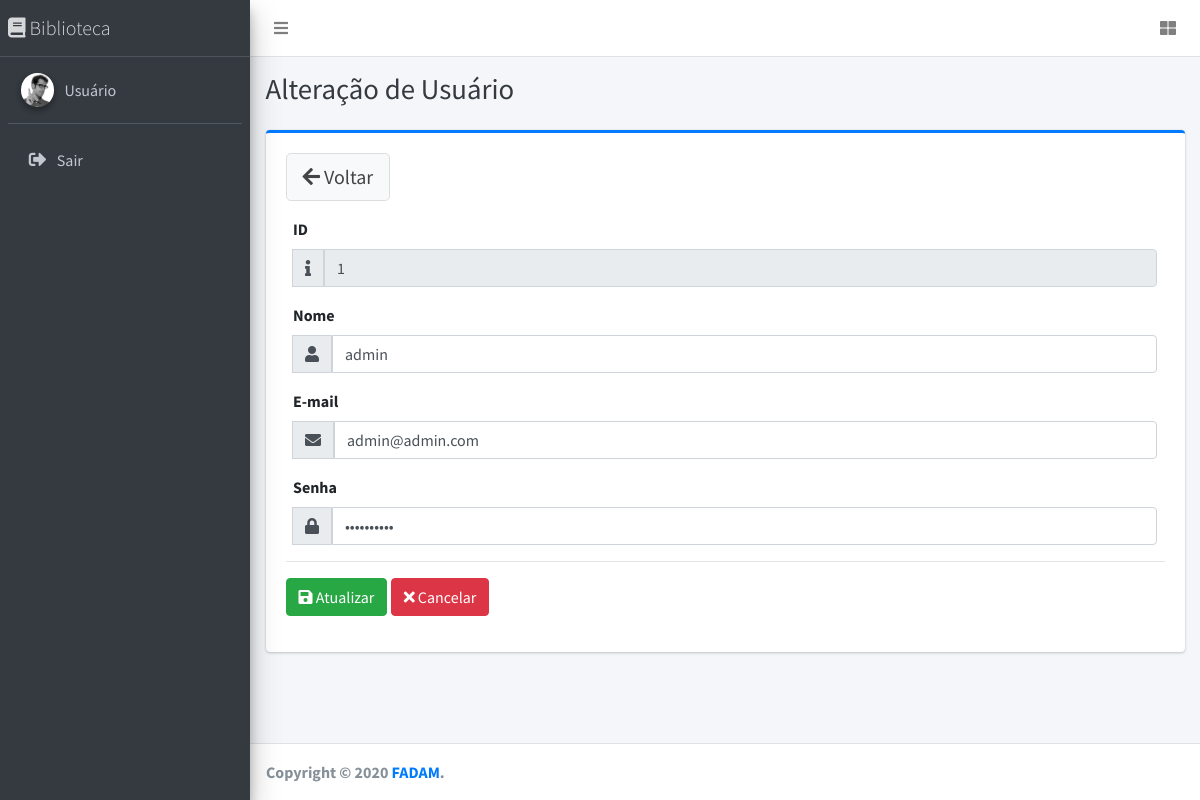
The app's page /usuario/frmalt.php?id=1 (signed in) with its own data.
### tables this page shows
CREATE TABLE `tbusuario` (
  `id_usuario` int(11) UNSIGNED NOT NULL,
  `nome` varchar(50) DEFAULT NULL,
  `email` varchar(80) DEFAULT NULL,
  `senha` varchar(20) DEFAULT NULL
);

### db/PdoConexao.class.php (called while the page is built)
<?php
class PdoConexao{
	private static $instancia;
	public static function getInstancia(){
			if(!isset(self::$instancia)){
				try{
					$dns = 'mysql:host=localhost;dbname=dbbiblioteca';
					$usuario = 'root';
					$senha = '';
					self::$instancia = new PDO($dns,$usuario,$senha);
					self::$instancia->setAttribute(PDO::ATTR_ERRMODE, PDO::ERRMODE_EXCEPTION);
				}catch(PDOException $excecao){
					echo $excecao->getMessage();
					exit();
				}
			}
			return self::$instancia;
	}
}
?>

### db/UsuarioCRUD.class.php (called while the page is built, shortened)
<?php
class UsuarioCRUD implements InterfaceCRUD{
	private $instanciaConexaoPdoAtiva;
	private $tabela;
	public function __construct(){
		$this->instanciaConexaoPdoAtiva = PdoConexao::getInstancia();
		$this->tabela = 'tbusuario';
	}
	public function ler($id){
		$sql = "select * from {$this->tabela} where id_usuario=:id";
		try{
			$operacao = $this->instanciaConexaoPdoAtiva->prepare($sql);
			$operacao->bindValue(":id",$id,PDO::PARAM_INT);
			$operacao->execute();
			$linha=$operacao->fetch(PDO::FETCH_OBJ);
			$nome=$linha->nome;
			$email=$linha->email;
			$senha=$linha->senha;
			$usuario = new Usuario($nome,$email,$senha);
			$usuario->setId($id);
 			return $usuario;
		}catch(PDOException $excecao){
			echo $excecao->getMessage();
		}
	}
}
?>

### db/Usuario.class.php (called while the page is built, shortened)
<?php
class Usuario{
	private $id = null;
	private $nome;
	private $email;
	private $senha;
	public function __construct($nome, $email, $senha){
		$this->nome = $nome;
		$this->email = $email;
		$this->senha = $senha;
	}
	public function getId(){
		return $this->id;
	}
	public function getNome(){
		return $this->nome;
	}
	public function getEmail(){
		return $this->email;
	}
	public function getSenha(){
		return $this->senha;
	}
	public function setId($id){
		$this->id = $id;
	}
}
?>

### usuario/frmalt.php (the view, shortened to what this page needs)
<?php
  if(isset($_GET['id'])){
	include('../db/PdoConexao.class.php');
	include('../db/Usuario.class.php');
	include('../db/UsuarioCRUD.class.php');
	$usuarioCRUD = new UsuarioCRUD();
	$busca = $usuarioCRUD->ler($_GET['id']);
  }
?>
<!DOCTYPE html>
<html lang="en">
<head>
  <link rel="stylesheet" href="../plugins/fontawesome-free/css/all.min.css">
  <link rel="stylesheet" href="../dist/css/adminlte.min.css">
</head>
<body class="hold-transition sidebar-mini">
<div class="wrapper">
  <nav class="main-header navbar navbar-expand navbar-white navbar-light">
    <ul class="navbar-nav">
      <li class="nav-item">
        <a class="nav-link" data-widget="pushmenu" href="#" role="button"><i class="fas fa-bars"></i></a>
      </li>
    </ul>
    <ul class="navbar-nav ml-auto">
      <li class="nav-item">
        <a class="nav-link" data-widget="control-sidebar" data-slide="true" href="#" role="button"><i
            class="fas fa-th-large"></i></a>
      </li>
    </ul>
  </nav>
  <aside class="main-sidebar sidebar-dark-primary elevation-4">
    <a href="#" class="brand-link">
      <i class="fa fa-book"></i>
      <span class="brand-text font-weight-light">Biblioteca</span>
    </a>
    <div class="sidebar">
      <div class="user-panel mt-3 pb-3 mb-3 d-flex">
        <div class="image">
          <img src="../dist/img/user2-160x160.jpg" class="img-circle elevation-2" alt="User Image">
        </div>
        <div class="info">
          <a href="#" class="d-block">Usuário</a>
        </div>
      </div>
      <nav class="mt-2">
        <ul class="nav nav-pills nav-sidebar flex-column" data-widget="treeview" role="menu" data-accordion="false">
          <li class="nav-item">
            <a href="#" class="nav-link">
              <i class="nav-icon fas fa-sign-out-alt"></i>
              <p>
                Sair
              </p>
            </a>
          </li>
        </ul>
      </nav>
    </div>
  </aside>
  <div class="content-wrapper">
    <div class="content-header">
      <div class="container-fluid">
        <div class="row mb-2">
          <div class="col-sm-6">
            <h1 class="m-0 text-dark">Alteração de Usuário</h1>
          </div>
        </div>
      </div>
    </div>
    <div class="content">
      <div class="container-fluid">
        <div class="row">
          <div class="col-lg-12">
            <div class="card card-primary card-outline">
              <div class="card-body">
                  <form name="f1" method="POST" action="../controle/usuario/atualizar.php" onsubmit="return validar()">
					<div class="form-group">
					  <a href="frmbusca.php" class="btn btn-lg btn-default" /><i class='fa fa-arrow-left'></i>&nbsp;Voltar</a>
					</div>
					<div class="form-group">
						<div class="col-md-12">
						   <label>ID</label>
						   <div class="input-group">
						    <div class="input-group-append">
							   <div class="input-group-text">
							      <span class="fa fa-info"></span>
							   </div>
							</div>
							<input value="<?php echo $busca->getId();?>" name="id" type="text" class="form-control" readonly="true">
						   </div>
						</div>
					</div>
					<div class="form-group">
						<div class="col-md-12">
						   <label>Nome</label>
						   <div class="input-group">
						    <div class="input-group-append">
							   <div class="input-group-text">
							      <span class="fa fa-user"></span>
							   </div>
							</div>
							<input value="<?php echo $busca->getNome();?>" name="nome" type="text" class="form-control" placeholder="Informe o nome" required>
						   </div>
						</div>
					</div>
					<div class="form-group">
						<div class="col-md-12">
						   <label>E-mail</label>
						   <div class="input-group">
						    <div class="input-group-append">
							   <div class="input-group-text">
							      <span class="fa fa-envelope"></span>
							   </div>
							</div>
							<input value="<?php echo $busca->getEmail();?>" name="email" type="email" class="form-control" placeholder="Informe o e-mail" required>
						   </div>
						</div>
					</div>
					<div class="form-group">
						<div class="col-md-12">
						   <label>Senha</label>
						   <div class="input-group">
						    <div class="input-group-append">
							   <div class="input-group-text">
							      <span class="fa fa-lock"></span>
							   </div>
							</div>
							<input value="<?php echo $busca->getSenha();?>" name="senha" type="password" class="form-control" placeholder="Informe a senha" required>
						   </div>
						</div>
					</div>
					<hr>
					<div class="form-group">
					    <button type="submit" class="btn btn-success"><i class="fa fa-save"></i>&nbsp;Atualizar</button>
						<a href="frmbusca.php" class="btn btn-danger"><i class="fa fa-times"></i>&nbsp;Cancelar</a>
					</div>
				</form>
              </div>
            </div>
          </div>
        </div>
      </div>
    </div>
  </div>
  <footer class="main-footer">
    <strong>Copyright &copy; 2020 <a href="https://www.fadam.edu.br" target="_blank">FADAM</a>.</strong>
  </footer>
</div>
</body>
</html>

### records on screen
tbusuario: id "1", nome "admin", email "admin@admin.com"
